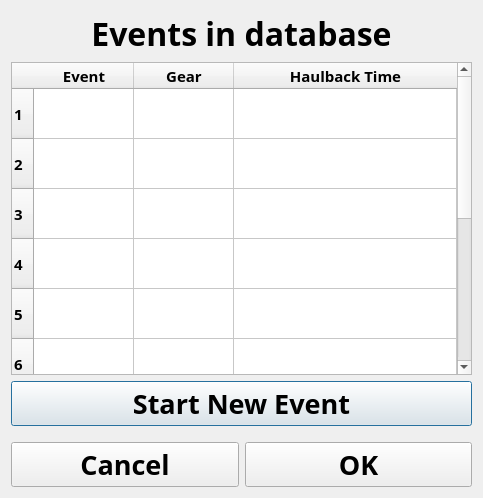
<?xml version="1.0" encoding="UTF-8"?>
<ui version="4.0">
 <class>eventselDlg</class>
 <widget class="QDialog" name="eventselDlg">
  <property name="geometry">
   <rect>
    <x>0</x>
    <y>0</y>
    <width>483</width>
    <height>498</height>
   </rect>
  </property>
  <property name="windowTitle">
   <string>Event Selection</string>
  </property>
  <layout class="QVBoxLayout" name="verticalLayout_2">
   <item>
    <layout class="QVBoxLayout" name="verticalLayout">
     <item>
      <widget class="QLabel" name="label">
       <property name="font">
        <font>
         <family>Arial Black</family>
         <pointsize>24</pointsize>
         <weight>75</weight>
         <bold>true</bold>
        </font>
       </property>
       <property name="text">
        <string>Events in database</string>
       </property>
       <property name="alignment">
        <set>Qt::AlignCenter</set>
       </property>
      </widget>
     </item>
     <item>
      <widget class="QTableWidget" name="eventTable">
       <property name="maximumSize">
        <size>
         <width>16777215</width>
         <height>350</height>
        </size>
       </property>
       <property name="font">
        <font>
         <family>Arial Black</family>
         <pointsize>11</pointsize>
         <weight>75</weight>
         <bold>true</bold>
        </font>
       </property>
       <property name="verticalScrollBarPolicy">
        <enum>Qt::ScrollBarAsNeeded</enum>
       </property>
       <property name="sizeAdjustPolicy">
        <enum>QAbstractScrollArea::AdjustIgnored</enum>
       </property>
       <property name="selectionBehavior">
        <enum>QAbstractItemView::SelectRows</enum>
       </property>
       <property name="textElideMode">
        <enum>Qt::ElideMiddle</enum>
       </property>
       <property name="rowCount">
        <number>10</number>
       </property>
       <property name="columnCount">
        <number>3</number>
       </property>
       <attribute name="horizontalHeaderCascadingSectionResizes">
        <bool>true</bool>
       </attribute>
       <attribute name="horizontalHeaderMinimumSectionSize">
        <number>75</number>
       </attribute>
       <attribute name="horizontalHeaderShowSortIndicator" stdset="0">
        <bool>false</bool>
       </attribute>
       <attribute name="horizontalHeaderStretchLastSection">
        <bool>true</bool>
       </attribute>
       <attribute name="verticalHeaderMinimumSectionSize">
        <number>50</number>
       </attribute>
       <attribute name="verticalHeaderDefaultSectionSize">
        <number>50</number>
       </attribute>
       <row/>
       <row/>
       <row/>
       <row/>
       <row/>
       <row/>
       <row/>
       <row/>
       <row/>
       <row/>
       <column>
        <property name="text">
         <string>Event</string>
        </property>
       </column>
       <column>
        <property name="text">
         <string>Gear</string>
        </property>
       </column>
       <column>
        <property name="text">
         <string>Haulback Time</string>
        </property>
       </column>
      </widget>
     </item>
     <item>
      <widget class="QPushButton" name="newEventBtn">
       <property name="minimumSize">
        <size>
         <width>0</width>
         <height>41</height>
        </size>
       </property>
       <property name="font">
        <font>
         <family>Arial Black</family>
         <pointsize>20</pointsize>
         <weight>75</weight>
         <bold>true</bold>
        </font>
       </property>
       <property name="text">
        <string>Start New Event</string>
       </property>
      </widget>
     </item>
     <item>
      <layout class="QHBoxLayout" name="horizontalLayout">
       <property name="topMargin">
        <number>10</number>
       </property>
       <item>
        <widget class="QPushButton" name="cancelBtn">
         <property name="minimumSize">
          <size>
           <width>0</width>
           <height>41</height>
          </size>
         </property>
         <property name="font">
          <font>
           <family>Arial Black</family>
           <pointsize>20</pointsize>
           <weight>75</weight>
           <bold>true</bold>
          </font>
         </property>
         <property name="text">
          <string>Cancel</string>
         </property>
        </widget>
       </item>
       <item>
        <widget class="QPushButton" name="okBtn">
         <property name="minimumSize">
          <size>
           <width>0</width>
           <height>41</height>
          </size>
         </property>
         <property name="font">
          <font>
           <family>Arial Black</family>
           <pointsize>20</pointsize>
           <weight>75</weight>
           <bold>true</bold>
          </font>
         </property>
         <property name="text">
          <string>OK</string>
         </property>
        </widget>
       </item>
      </layout>
     </item>
    </layout>
   </item>
  </layout>
 </widget>
 <resources/>
 <connections/>
</ui>
